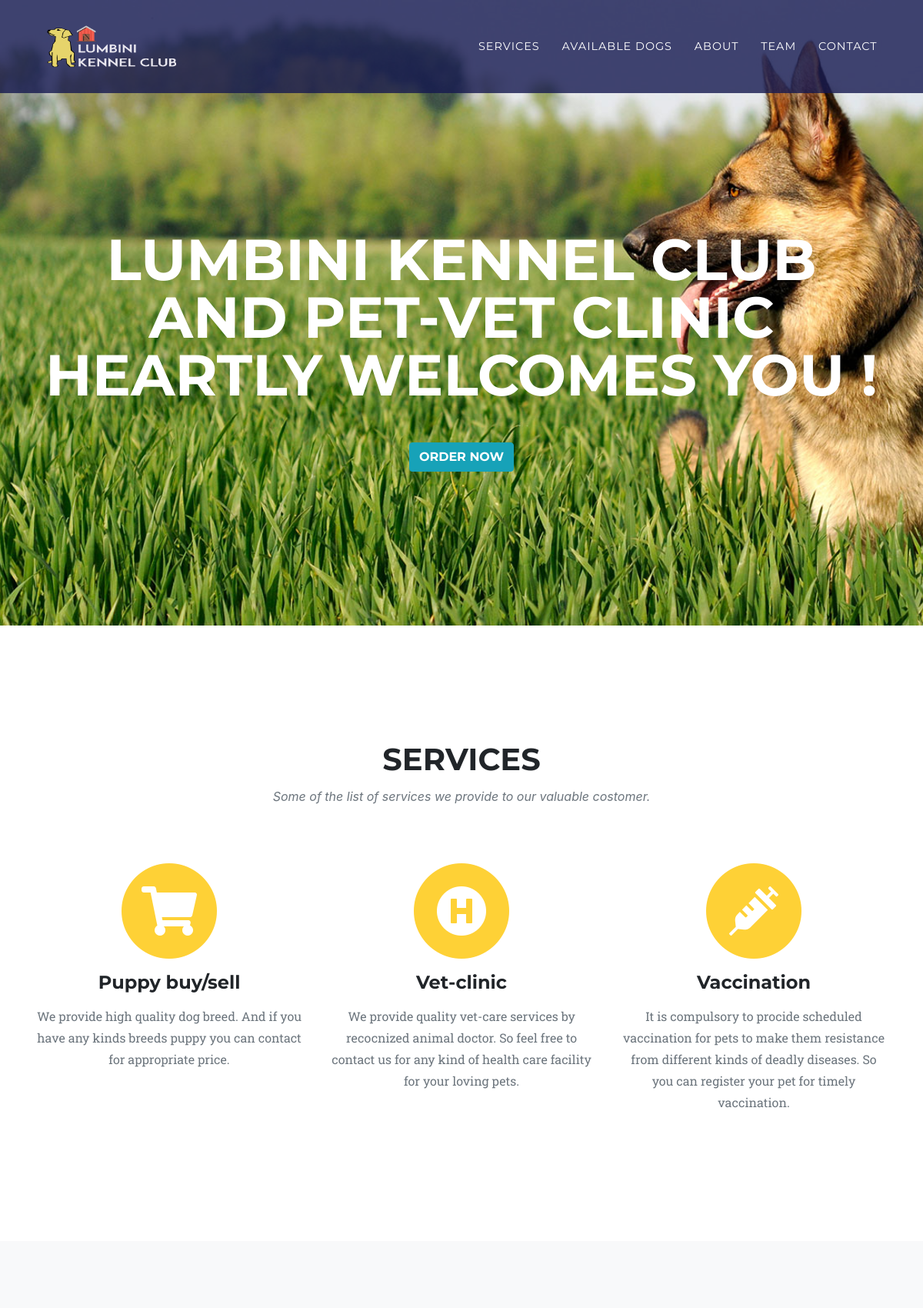
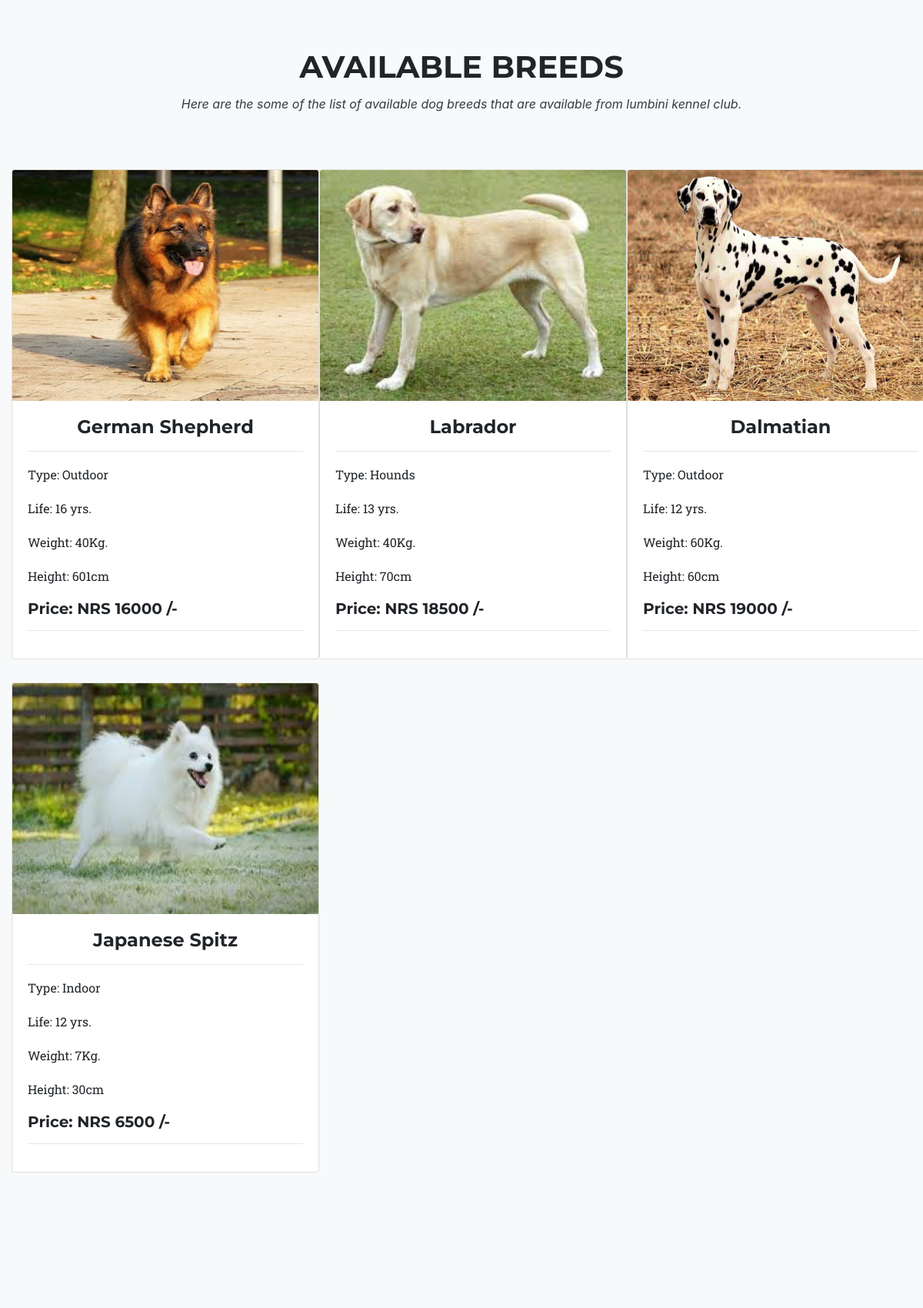
The page / (upper part) on the database its author committed (2 pictures, top to bottom).
### tables this page shows
CREATE TABLE `dog` (
  `dog_id` int(100) NOT NULL,
  `breed_name` varchar(100) NOT NULL,
  `image` longblob NOT NULL,
  `dog_type` varchar(100) NOT NULL,
  `life_span` varchar(100) NOT NULL,
  `weight` varchar(100) NOT NULL,
  `height` varchar(100) NOT NULL,
  `price` int(100) NOT NULL
);

### index.php (the view, shortened to what this page needs)
<?php
include 'db_config.php';
$sql = "SELECT * FROM dog";
$result = mysqli_query($con, $sql);
 ?>
<!DOCTYPE html>
<html lang="en">
  <head>
    <link href="vendor/bootstrap/css/bootstrap.min.css" rel="stylesheet">
    <link href="vendor/fontawesome-free/css/all.min.css" rel="stylesheet" type="text/css">
    <link href="css/agency.min.css" rel="stylesheet">
  </head>
  <body id="page-top">
    <nav class="navbar navbar-expand-lg fixed-top navbar-dark" style="background-color: rgba(20, 24, 79, 0.8);" id="mainNav">
      <div class="container">
        <a class="navbar-brand js-scroll-trigger" href="#page-top"> <img src="img/logo.png" width="200px;" height alt=""> </a>
        <div class="collapse navbar-collapse" id="navbarResponsive">
          <ul class="navbar-nav text-uppercase ml-auto">
            <li class="nav-item">
              <a class="nav-link js-scroll-trigger" href="#services">Services</a>
            </li>
            <li class="nav-item">
              <a class="nav-link js-scroll-trigger" href="#dogs">Available Dogs</a>
            </li>
            <li class="nav-item">
              <a class="nav-link js-scroll-trigger" href="#about">About</a>
            </li>
            <li class="nav-item">
              <a class="nav-link js-scroll-trigger" href="#team">Team</a>
            </li>
            <li class="nav-item">
              <a class="nav-link js-scroll-trigger" href="#contact">Contact</a>
            </li>
          </ul>
        </div>
      </div>
    </nav>
    <header class="masthead">
      <div class="container">
        <div class="intro-text">
          <div class="intro-heading text-uppercase">Lumbini Kennel Club and Pet-Vet Clinic heartly welcomes you !</div>
          <a class="btn btn-info  text-uppercase js-scroll-trigger" href="#contact">Order Now</a>
        </div>
      </div>
    </header>
    <section id="services">
      <div class="container">
        <div class="row">
          <div class="col-lg-12 text-center">
            <h2 class="section-heading text-uppercase">Services</h2>
            <h3 class="section-subheading text-muted">Some of the list of services we provide to our valuable costomer.</h3>
          </div>
        </div>
        <div class="row text-center">
          <div class="col-md-4">
            <span class="fa-stack fa-4x">
              <i class="fas fa-circle fa-stack-2x text-primary"></i>
              <i class="fas fa-shopping-cart fa-stack-1x fa-inverse"></i>
            </span>
            <h4 class="service-heading">Puppy buy/sell</h4>
            <p class="text-muted">We provide high quality dog breed. And if you have any kinds breeds puppy you can contact for appropriate price.</p>
          </div>
          <div class="col-md-4">
            <span class="fa-stack fa-4x">
              <i class="fas fa-circle fa-stack-2x text-primary"></i>
              <i class="fas fa-hospital-symbol fa-stack-1x fa-inverse"></i>
            </span>
            <h4 class="service-heading">Vet-clinic</h4>
            <p class="text-muted">We provide quality vet-care services by recocnized animal doctor. So feel free to contact us for any kind of health care facility for your loving pets.</p>
          </div>
          <div class="col-md-4">
            <span class="fa-stack fa-4x">
              <i class="fas fa-circle fa-stack-2x text-primary"></i>
              <i class="fas fa-syringe fa-stack-1x fa-inverse"></i>
            </span>
            <h4 class="service-heading">Vaccination</h4>
            <p class="text-muted">It is compulsory to procide scheduled vaccination for pets to make them resistance from different kinds of deadly diseases. So you can register your pet for timely vaccination.</p>
          </div>
        </div>
      </div>
    </section>
    <section class="bg-light container-fluid" id="dogs">
      <div class="row">
        <div class="col-lg-12 text-center">
          <h2 class="section-heading text-uppercase">Available Breeds</h2>
          <h3 class="section-subheading text-dark">Here are the some of the list of available dog breeds that are available from lumbini kennel club.</h3>
        </div>
      </div>
      <div class="row ">
        <?php
        if (mysqli_num_rows($result) > 0) {
          while($row = mysqli_fetch_assoc($result)) {
              ?>
        <div class="col-md-3 col-sm-6">
          <div class="card" style="width:400px; margin-bottom: 30px;">
            <img class="card-img-top" style="width:100%; height:300px;" src="admin/uploads/dog/<?php echo trim($row['image']) ?>" alt="Card image">
            <div class="card-body">
              <h4 class="card-title text-center"> <?php echo $row['breed_name'] ?></h4>
              <hr>
              <p class="card-text">Type: <?php echo $row['dog_type'] ?></p>
              <p class="card-texst">Life: <?php echo $row['life_span'] ?> yrs.</p>
              <p class="card-text"> Weight: <?php echo $row['weight'] ?>Kg.</p>
              <p class="card-text"> Height: <?php echo $row['height'] ?>cm</p>
              <h5>Price: NRS <?php echo $row['price']; ?> /-</h5>
              <hr>
            </div>
          </div>
        </div>
        <div class="col-md-1">
        </div>
      <?php	}
      } else {
      echo "0 results";
      }
      ?>
      <div class="col-md-1">
      </div>
      </div>
    </section>
  </body>
</html>

### rows shown on the page
dog: image (picture), breed_name "German Shepherd", dog_type "Outdoor", life_span "16", weight "40", height "601", price "16000"
dog: image (picture), breed_name "Labrador", dog_type "Hounds", life_span "13", weight "40", height "70", price "18500"
dog: image (picture), breed_name "Dalmatian", dog_type "Outdoor", life_span "12", weight "60", height "60", price "19000"
dog: image (picture), breed_name "Japanese Spitz", dog_type "Indoor", life_span "12", weight "7", height "30", price "6500"
